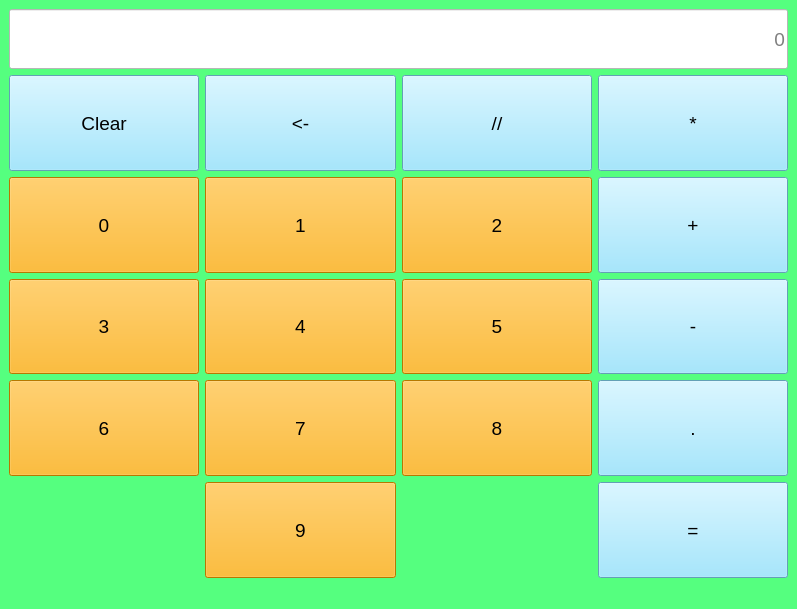
<?xml version="1.0" encoding="UTF-8"?>
<ui version="4.0">
 <class>MainWindow</class>
 <widget class="QMainWindow" name="MainWindow">
  <property name="geometry">
   <rect>
    <x>0</x>
    <y>0</y>
    <width>797</width>
    <height>609</height>
   </rect>
  </property>
  <property name="windowTitle">
   <string>MainWindow</string>
  </property>
  <property name="styleSheet">
   <string notr="true">background-color: rgb(85, 255, 127);</string>
  </property>
  <widget class="QWidget" name="centralwidget">
   <layout class="QGridLayout" name="gridLayout_2">
    <item row="0" column="0">
     <layout class="QVBoxLayout" name="verticalLayout">
      <item>
       <widget class="QLineEdit" name="lineEdit">
        <property name="sizePolicy">
         <sizepolicy hsizetype="Expanding" vsizetype="Fixed">
          <horstretch>0</horstretch>
          <verstretch>0</verstretch>
         </sizepolicy>
        </property>
        <property name="minimumSize">
         <size>
          <width>0</width>
          <height>60</height>
         </size>
        </property>
        <property name="font">
         <font>
          <pointsize>14</pointsize>
         </font>
        </property>
        <property name="styleSheet">
         <string notr="true">background-color: rgb(255, 255, 255);</string>
        </property>
        <property name="alignment">
         <set>Qt::AlignRight|Qt::AlignTrailing|Qt::AlignVCenter</set>
        </property>
        <property name="readOnly">
         <bool>true</bool>
        </property>
        <property name="placeholderText">
         <string>0</string>
        </property>
       </widget>
      </item>
      <item>
       <layout class="QGridLayout" name="gridLayout">
        <item row="0" column="0">
         <widget class="QPushButton" name="pushButton_11">
          <property name="sizePolicy">
           <sizepolicy hsizetype="Minimum" vsizetype="Expanding">
            <horstretch>0</horstretch>
            <verstretch>0</verstretch>
           </sizepolicy>
          </property>
          <property name="font">
           <font>
            <pointsize>14</pointsize>
           </font>
          </property>
          <property name="toolTip">
           <string>&lt;html&gt;&lt;head/&gt;&lt;body&gt;&lt;p&gt;Стереть!&lt;/p&gt;&lt;/body&gt;&lt;/html&gt;</string>
          </property>
          <property name="styleSheet">
           <string notr="true">background-color: rgb(138, 224, 255);</string>
          </property>
          <property name="text">
           <string>Clear</string>
          </property>
         </widget>
        </item>
        <item row="2" column="1">
         <widget class="QPushButton" name="pushButton_9">
          <property name="sizePolicy">
           <sizepolicy hsizetype="Minimum" vsizetype="Expanding">
            <horstretch>0</horstretch>
            <verstretch>0</verstretch>
           </sizepolicy>
          </property>
          <property name="font">
           <font>
            <pointsize>14</pointsize>
           </font>
          </property>
          <property name="styleSheet">
           <string notr="true">background-color: rgb(255, 170, 0);</string>
          </property>
          <property name="text">
           <string>4</string>
          </property>
         </widget>
        </item>
        <item row="7" column="2">
         <widget class="QPushButton" name="pushButton_5">
          <property name="sizePolicy">
           <sizepolicy hsizetype="Minimum" vsizetype="Expanding">
            <horstretch>0</horstretch>
            <verstretch>0</verstretch>
           </sizepolicy>
          </property>
          <property name="font">
           <font>
            <pointsize>14</pointsize>
           </font>
          </property>
          <property name="styleSheet">
           <string notr="true">background-color: rgb(255, 170, 0);</string>
          </property>
          <property name="text">
           <string>8</string>
          </property>
         </widget>
        </item>
        <item row="1" column="3">
         <widget class="QPushButton" name="pushButton_12">
          <property name="sizePolicy">
           <sizepolicy hsizetype="Minimum" vsizetype="Expanding">
            <horstretch>0</horstretch>
            <verstretch>0</verstretch>
           </sizepolicy>
          </property>
          <property name="font">
           <font>
            <pointsize>14</pointsize>
           </font>
          </property>
          <property name="toolTip">
           <string>&lt;html&gt;&lt;head/&gt;&lt;body&gt;&lt;p&gt;Операция суммирования.&lt;/p&gt;&lt;/body&gt;&lt;/html&gt;</string>
          </property>
          <property name="styleSheet">
           <string notr="true">background-color: rgb(138, 224, 255);</string>
          </property>
          <property name="text">
           <string>+</string>
          </property>
         </widget>
        </item>
        <item row="2" column="3">
         <widget class="QPushButton" name="pushButton_13">
          <property name="sizePolicy">
           <sizepolicy hsizetype="Minimum" vsizetype="Expanding">
            <horstretch>0</horstretch>
            <verstretch>0</verstretch>
           </sizepolicy>
          </property>
          <property name="font">
           <font>
            <pointsize>14</pointsize>
           </font>
          </property>
          <property name="toolTip">
           <string>&lt;html&gt;&lt;head/&gt;&lt;body&gt;&lt;p&gt;Операция вычитания.&lt;/p&gt;&lt;/body&gt;&lt;/html&gt;</string>
          </property>
          <property name="styleSheet">
           <string notr="true">background-color: rgb(138, 224, 255);</string>
          </property>
          <property name="text">
           <string>-</string>
          </property>
         </widget>
        </item>
        <item row="0" column="2">
         <widget class="QPushButton" name="pushButton_15">
          <property name="sizePolicy">
           <sizepolicy hsizetype="Minimum" vsizetype="Expanding">
            <horstretch>0</horstretch>
            <verstretch>0</verstretch>
           </sizepolicy>
          </property>
          <property name="font">
           <font>
            <pointsize>14</pointsize>
           </font>
          </property>
          <property name="toolTip">
           <string>&lt;html&gt;&lt;head/&gt;&lt;body&gt;&lt;p&gt;Операция деления!&lt;/p&gt;&lt;/body&gt;&lt;/html&gt;</string>
          </property>
          <property name="whatsThis">
           <string>&lt;html&gt;&lt;head/&gt;&lt;body&gt;&lt;p&gt;Деление числа пополам!&lt;/p&gt;&lt;/body&gt;&lt;/html&gt;</string>
          </property>
          <property name="styleSheet">
           <string notr="true">background-color: rgb(138, 224, 255);</string>
          </property>
          <property name="text">
           <string>//</string>
          </property>
         </widget>
        </item>
        <item row="7" column="3">
         <widget class="QPushButton" name="pushButton_17">
          <property name="sizePolicy">
           <sizepolicy hsizetype="Minimum" vsizetype="Expanding">
            <horstretch>0</horstretch>
            <verstretch>0</verstretch>
           </sizepolicy>
          </property>
          <property name="font">
           <font>
            <pointsize>14</pointsize>
           </font>
          </property>
          <property name="styleSheet">
           <string notr="true">background-color: rgb(138, 224, 255);</string>
          </property>
          <property name="text">
           <string>.</string>
          </property>
         </widget>
        </item>
        <item row="1" column="2">
         <widget class="QPushButton" name="pushButton_6">
          <property name="sizePolicy">
           <sizepolicy hsizetype="Minimum" vsizetype="Expanding">
            <horstretch>0</horstretch>
            <verstretch>0</verstretch>
           </sizepolicy>
          </property>
          <property name="font">
           <font>
            <pointsize>14</pointsize>
           </font>
          </property>
          <property name="styleSheet">
           <string notr="true">background-color: rgb(255, 170, 0);</string>
          </property>
          <property name="text">
           <string>2</string>
          </property>
         </widget>
        </item>
        <item row="8" column="1">
         <widget class="QPushButton" name="pushButton_3">
          <property name="sizePolicy">
           <sizepolicy hsizetype="Minimum" vsizetype="Expanding">
            <horstretch>0</horstretch>
            <verstretch>0</verstretch>
           </sizepolicy>
          </property>
          <property name="font">
           <font>
            <pointsize>14</pointsize>
           </font>
          </property>
          <property name="styleSheet">
           <string notr="true">background-color: rgb(255, 170, 0);</string>
          </property>
          <property name="text">
           <string>9</string>
          </property>
         </widget>
        </item>
        <item row="7" column="0">
         <widget class="QPushButton" name="pushButton_7">
          <property name="sizePolicy">
           <sizepolicy hsizetype="Minimum" vsizetype="Expanding">
            <horstretch>0</horstretch>
            <verstretch>0</verstretch>
           </sizepolicy>
          </property>
          <property name="font">
           <font>
            <pointsize>14</pointsize>
           </font>
          </property>
          <property name="styleSheet">
           <string notr="true">background-color: rgb(255, 170, 0);</string>
          </property>
          <property name="text">
           <string>6</string>
          </property>
         </widget>
        </item>
        <item row="2" column="0">
         <widget class="QPushButton" name="pushButton_10">
          <property name="sizePolicy">
           <sizepolicy hsizetype="Minimum" vsizetype="Expanding">
            <horstretch>0</horstretch>
            <verstretch>0</verstretch>
           </sizepolicy>
          </property>
          <property name="font">
           <font>
            <pointsize>14</pointsize>
           </font>
          </property>
          <property name="styleSheet">
           <string notr="true">background-color: rgb(255, 170, 0);</string>
          </property>
          <property name="text">
           <string>3</string>
          </property>
         </widget>
        </item>
        <item row="1" column="0">
         <widget class="QPushButton" name="pushButton">
          <property name="sizePolicy">
           <sizepolicy hsizetype="Minimum" vsizetype="Expanding">
            <horstretch>0</horstretch>
            <verstretch>0</verstretch>
           </sizepolicy>
          </property>
          <property name="font">
           <font>
            <pointsize>14</pointsize>
           </font>
          </property>
          <property name="styleSheet">
           <string notr="true">background-color: rgb(255, 170, 0);</string>
          </property>
          <property name="text">
           <string>0</string>
          </property>
         </widget>
        </item>
        <item row="7" column="1">
         <widget class="QPushButton" name="pushButton_4">
          <property name="sizePolicy">
           <sizepolicy hsizetype="Minimum" vsizetype="Expanding">
            <horstretch>0</horstretch>
            <verstretch>0</verstretch>
           </sizepolicy>
          </property>
          <property name="font">
           <font>
            <pointsize>14</pointsize>
           </font>
          </property>
          <property name="styleSheet">
           <string notr="true">background-color: rgb(255, 170, 0);</string>
          </property>
          <property name="text">
           <string>7</string>
          </property>
         </widget>
        </item>
        <item row="0" column="3">
         <widget class="QPushButton" name="pushButton_16">
          <property name="sizePolicy">
           <sizepolicy hsizetype="Minimum" vsizetype="Expanding">
            <horstretch>0</horstretch>
            <verstretch>0</verstretch>
           </sizepolicy>
          </property>
          <property name="font">
           <font>
            <pointsize>14</pointsize>
           </font>
          </property>
          <property name="toolTip">
           <string>&lt;html&gt;&lt;head/&gt;&lt;body&gt;&lt;p&gt;Операция умножения.&lt;/p&gt;&lt;/body&gt;&lt;/html&gt;</string>
          </property>
          <property name="styleSheet">
           <string notr="true">background-color: rgb(138, 224, 255);</string>
          </property>
          <property name="text">
           <string>*</string>
          </property>
         </widget>
        </item>
        <item row="8" column="3">
         <widget class="QPushButton" name="pushButton_18">
          <property name="sizePolicy">
           <sizepolicy hsizetype="Minimum" vsizetype="Expanding">
            <horstretch>0</horstretch>
            <verstretch>0</verstretch>
           </sizepolicy>
          </property>
          <property name="font">
           <font>
            <pointsize>14</pointsize>
           </font>
          </property>
          <property name="styleSheet">
           <string notr="true">background-color: rgb(138, 224, 255);</string>
          </property>
          <property name="text">
           <string>=</string>
          </property>
         </widget>
        </item>
        <item row="1" column="1">
         <widget class="QPushButton" name="pushButton_2">
          <property name="sizePolicy">
           <sizepolicy hsizetype="Minimum" vsizetype="Expanding">
            <horstretch>0</horstretch>
            <verstretch>0</verstretch>
           </sizepolicy>
          </property>
          <property name="font">
           <font>
            <pointsize>14</pointsize>
           </font>
          </property>
          <property name="styleSheet">
           <string notr="true">background-color: rgb(255, 170, 0);</string>
          </property>
          <property name="text">
           <string>1</string>
          </property>
         </widget>
        </item>
        <item row="2" column="2">
         <widget class="QPushButton" name="pushButton_8">
          <property name="sizePolicy">
           <sizepolicy hsizetype="Minimum" vsizetype="Expanding">
            <horstretch>0</horstretch>
            <verstretch>0</verstretch>
           </sizepolicy>
          </property>
          <property name="font">
           <font>
            <pointsize>14</pointsize>
           </font>
          </property>
          <property name="styleSheet">
           <string notr="true">background-color: rgb(255, 170, 0);</string>
          </property>
          <property name="text">
           <string>5</string>
          </property>
         </widget>
        </item>
        <item row="0" column="1">
         <widget class="QPushButton" name="pushButton_14">
          <property name="sizePolicy">
           <sizepolicy hsizetype="Minimum" vsizetype="Expanding">
            <horstretch>0</horstretch>
            <verstretch>0</verstretch>
           </sizepolicy>
          </property>
          <property name="font">
           <font>
            <pointsize>14</pointsize>
           </font>
          </property>
          <property name="toolTip">
           <string>&lt;html&gt;&lt;head/&gt;&lt;body&gt;&lt;p&gt;Операция деления с остатком.&lt;/p&gt;&lt;/body&gt;&lt;/html&gt;</string>
          </property>
          <property name="styleSheet">
           <string notr="true">background-color: rgb(138, 224, 255);</string>
          </property>
          <property name="text">
           <string>&lt;-</string>
          </property>
         </widget>
        </item>
       </layout>
      </item>
     </layout>
    </item>
   </layout>
  </widget>
  <widget class="QMenuBar" name="menubar">
   <property name="geometry">
    <rect>
     <x>0</x>
     <y>0</y>
     <width>797</width>
     <height>26</height>
    </rect>
   </property>
  </widget>
  <widget class="QStatusBar" name="statusbar"/>
 </widget>
 <resources/>
 <connections>
  <connection>
   <sender>pushButton_11</sender>
   <signal>clicked()</signal>
   <receiver>MainWindow</receiver>
   <slot>btn_clear()</slot>
   <hints>
    <hint type="sourcelabel">
     <x>98</x>
     <y>168</y>
    </hint>
    <hint type="destinationlabel">
     <x>82</x>
     <y>507</y>
    </hint>
   </hints>
  </connection>
  <connection>
   <sender>pushButton</sender>
   <signal>clicked()</signal>
   <receiver>MainWindow</receiver>
   <slot>btn0()</slot>
   <hints>
    <hint type="sourcelabel">
     <x>124</x>
     <y>252</y>
    </hint>
    <hint type="destinationlabel">
     <x>134</x>
     <y>502</y>
    </hint>
   </hints>
  </connection>
  <connection>
   <sender>pushButton_2</sender>
   <signal>clicked()</signal>
   <receiver>MainWindow</receiver>
   <slot>btn1()</slot>
   <hints>
    <hint type="sourcelabel">
     <x>258</x>
     <y>245</y>
    </hint>
    <hint type="destinationlabel">
     <x>117</x>
     <y>571</y>
    </hint>
   </hints>
  </connection>
  <connection>
   <sender>pushButton_6</sender>
   <signal>clicked()</signal>
   <receiver>MainWindow</receiver>
   <slot>btn2()</slot>
   <hints>
    <hint type="sourcelabel">
     <x>426</x>
     <y>263</y>
    </hint>
    <hint type="destinationlabel">
     <x>477</x>
     <y>548</y>
    </hint>
   </hints>
  </connection>
  <connection>
   <sender>pushButton_10</sender>
   <signal>clicked()</signal>
   <receiver>MainWindow</receiver>
   <slot>btn3()</slot>
   <hints>
    <hint type="sourcelabel">
     <x>150</x>
     <y>347</y>
    </hint>
    <hint type="destinationlabel">
     <x>155</x>
     <y>550</y>
    </hint>
   </hints>
  </connection>
  <connection>
   <sender>pushButton_9</sender>
   <signal>clicked()</signal>
   <receiver>MainWindow</receiver>
   <slot>btn4()</slot>
   <hints>
    <hint type="sourcelabel">
     <x>320</x>
     <y>328</y>
    </hint>
    <hint type="destinationlabel">
     <x>416</x>
     <y>574</y>
    </hint>
   </hints>
  </connection>
  <connection>
   <sender>pushButton_8</sender>
   <signal>clicked()</signal>
   <receiver>MainWindow</receiver>
   <slot>btn5()</slot>
   <hints>
    <hint type="sourcelabel">
     <x>514</x>
     <y>356</y>
    </hint>
    <hint type="destinationlabel">
     <x>534</x>
     <y>555</y>
    </hint>
   </hints>
  </connection>
  <connection>
   <sender>pushButton_7</sender>
   <signal>clicked()</signal>
   <receiver>MainWindow</receiver>
   <slot>btn6()</slot>
   <hints>
    <hint type="sourcelabel">
     <x>49</x>
     <y>440</y>
    </hint>
    <hint type="destinationlabel">
     <x>41</x>
     <y>538</y>
    </hint>
   </hints>
  </connection>
  <connection>
   <sender>pushButton_4</sender>
   <signal>clicked()</signal>
   <receiver>MainWindow</receiver>
   <slot>btn7()</slot>
   <hints>
    <hint type="sourcelabel">
     <x>312</x>
     <y>432</y>
    </hint>
    <hint type="destinationlabel">
     <x>531</x>
     <y>481</y>
    </hint>
   </hints>
  </connection>
  <connection>
   <sender>pushButton_5</sender>
   <signal>clicked()</signal>
   <receiver>MainWindow</receiver>
   <slot>btn8()</slot>
   <hints>
    <hint type="sourcelabel">
     <x>454</x>
     <y>448</y>
    </hint>
    <hint type="destinationlabel">
     <x>455</x>
     <y>516</y>
    </hint>
   </hints>
  </connection>
  <connection>
   <sender>pushButton_3</sender>
   <signal>clicked()</signal>
   <receiver>MainWindow</receiver>
   <slot>btn9()</slot>
   <hints>
    <hint type="sourcelabel">
     <x>343</x>
     <y>540</y>
    </hint>
    <hint type="destinationlabel">
     <x>568</x>
     <y>528</y>
    </hint>
   </hints>
  </connection>
  <connection>
   <sender>pushButton_15</sender>
   <signal>clicked()</signal>
   <receiver>MainWindow</receiver>
   <slot>btn_div()</slot>
   <hints>
    <hint type="sourcelabel">
     <x>536</x>
     <y>147</y>
    </hint>
    <hint type="destinationlabel">
     <x>613</x>
     <y>573</y>
    </hint>
   </hints>
  </connection>
  <connection>
   <sender>pushButton_16</sender>
   <signal>clicked()</signal>
   <receiver>MainWindow</receiver>
   <slot>btn_multiply()</slot>
   <hints>
    <hint type="sourcelabel">
     <x>688</x>
     <y>184</y>
    </hint>
    <hint type="destinationlabel">
     <x>109</x>
     <y>561</y>
    </hint>
   </hints>
  </connection>
  <connection>
   <sender>pushButton_12</sender>
   <signal>clicked()</signal>
   <receiver>MainWindow</receiver>
   <slot>btn_plus()</slot>
   <hints>
    <hint type="sourcelabel">
     <x>646</x>
     <y>262</y>
    </hint>
    <hint type="destinationlabel">
     <x>418</x>
     <y>501</y>
    </hint>
   </hints>
  </connection>
  <connection>
   <sender>pushButton_13</sender>
   <signal>clicked()</signal>
   <receiver>MainWindow</receiver>
   <slot>btn_minus()</slot>
   <hints>
    <hint type="sourcelabel">
     <x>621</x>
     <y>361</y>
    </hint>
    <hint type="destinationlabel">
     <x>444</x>
     <y>492</y>
    </hint>
   </hints>
  </connection>
  <connection>
   <sender>pushButton_17</sender>
   <signal>clicked()</signal>
   <receiver>MainWindow</receiver>
   <slot>btn_point()</slot>
   <hints>
    <hint type="sourcelabel">
     <x>667</x>
     <y>437</y>
    </hint>
    <hint type="destinationlabel">
     <x>549</x>
     <y>510</y>
    </hint>
   </hints>
  </connection>
  <connection>
   <sender>pushButton_18</sender>
   <signal>clicked()</signal>
   <receiver>MainWindow</receiver>
   <slot>btn_res()</slot>
   <hints>
    <hint type="sourcelabel">
     <x>690</x>
     <y>509</y>
    </hint>
    <hint type="destinationlabel">
     <x>184</x>
     <y>495</y>
    </hint>
   </hints>
  </connection>
  <connection>
   <sender>pushButton_14</sender>
   <signal>clicked()</signal>
   <receiver>MainWindow</receiver>
   <slot>delSymbol()</slot>
   <hints>
    <hint type="sourcelabel">
     <x>306</x>
     <y>169</y>
    </hint>
    <hint type="destinationlabel">
     <x>110</x>
     <y>523</y>
    </hint>
   </hints>
  </connection>
 </connections>
 <slots>
  <slot>btn0()</slot>
  <slot>btn1()</slot>
  <slot>btn2()</slot>
  <slot>btn3()</slot>
  <slot>btn4()</slot>
  <slot>btn5()</slot>
  <slot>btn6()</slot>
  <slot>btn7()</slot>
  <slot>btn8()</slot>
  <slot>btn9()</slot>
  <slot>btn_clear()</slot>
  <slot>btn_div()</slot>
  <slot>btn_plus()</slot>
  <slot>btn_multiply()</slot>
  <slot>btn_res()</slot>
  <slot>btn_minus()</slot>
  <slot>btn_point()</slot>
  <slot>input_text()</slot>
  <slot>delSymbol()</slot>
 </slots>
</ui>
